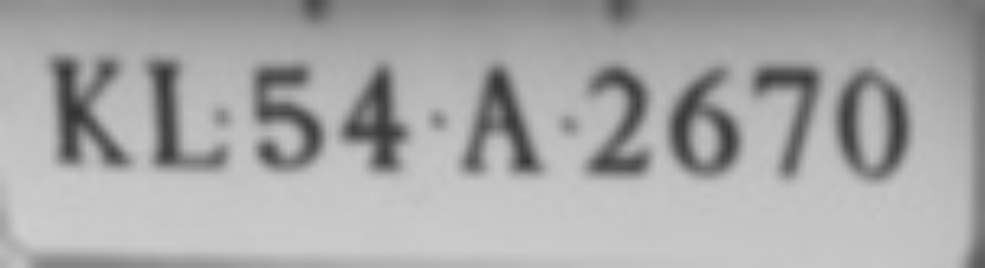
#> input picture 01-Automatic traffic control using computer vision/experiments/new7iwe.jpg, 985 x 268 px
$ python deblur.py
#> lines starting #> are read from the running program, lines starting #| are printed output that depends on the picture
import numpy as np
import matplotlib.pyplot as plt
import os
from scipy.signal import convolve2d as conv2

from skimage import io, color, data, restoration


#astro = color.rgb2gray(data.astronaut())
astro=io.imread('new7iwe.jpg',0)
#> astro is the input picture: shape (268, 985); min 50, max 206, mean 166.9
psf = np.ones((5, 5)) / 25
astro = conv2(astro, psf, 'same')
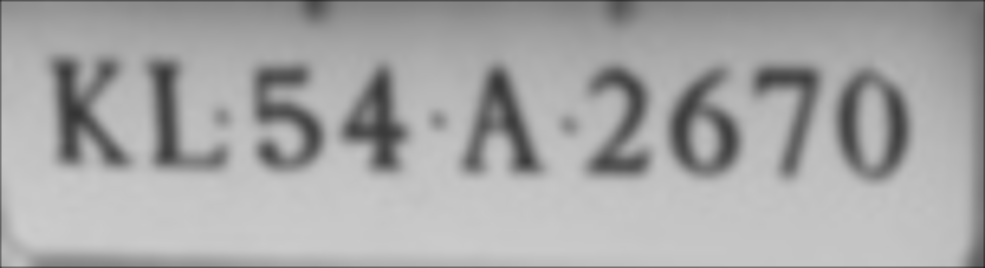
#> astro: shape (268, 985) float64; min 32.76, max 204.8, mean 166.1
# Add Noise to Image
astro_noisy = astro.copy()
astro_noisy += (np.random.poisson(lam=25, size=astro.shape) - 10) / 255.
astro += 0.1*astro.std()*(np.random.standard_normal(size=astro.shape))
# Restore Image using Richardson-Lucy algorithm
deconvolved_RL = restoration.wiener(astro, psf, 100)
#> deconvolved_RL: shape (268, 985) float64; every value is 1

fig, ax = plt.subplots(nrows=1, ncols=3, figsize=(8, 5))
plt.gray()

for a in (ax[0], ax[1], ax[2]):
       a.axis('off')

ax[0].imshow(astro)
ax[0].set_title('Original Data')

ax[1].imshow(astro_noisy)
ax[1].set_title('Noisy data')

ax[2].imshow(deconvolved_RL, vmin=astro_noisy.min(), vmax=astro_noisy.max())
ax[2].set_title('Restoration using\nRichardson-Lucy')


fig.subplots_adjust(wspace=0.02, hspace=0.2,
                    top=0.9, bottom=0.05, left=0, right=1)
plt.show()
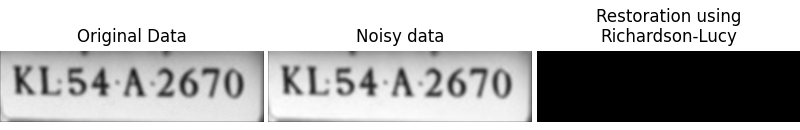
#> figure drawn by matplotlib, 3 panels

$ run again, with 01-Automatic traffic control using computer vision/experiments/new10_12.jpg copied over 01-Automatic traffic control using computer vision/experiments/new7iwe.jpg
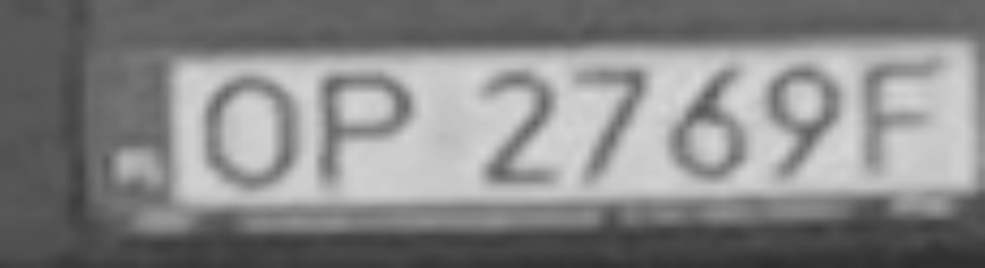
#> input picture 01-Automatic traffic control using computer vision/experiments/new10_12.jpg, 985 x 268 px
#> astro is the input picture: shape (268, 985); min 45, max 216, mean 133.8
#> deconvolved_RL: shape (268, 985) float64; every value is 1
#> `plt.show()`:
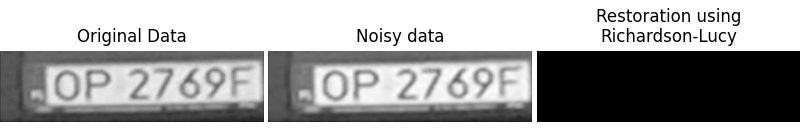
#> figure drawn by matplotlib, 3 panels
